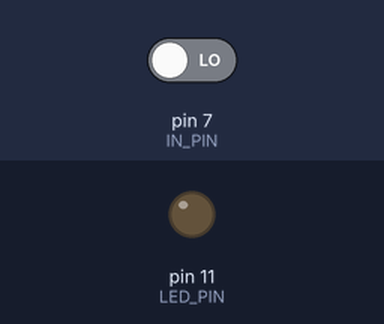
This sketch was run on a simulated Arduino Uno, built with avr-gcc and run on an emulated ATmega328P. Shown: output pins drawn as LEDs (lit = HIGH). The test bench sets the inputs (shaded band); at power-on: pin 7 (IN_PIN) LOW.

Above: at 1.2 s.
1.3 s: pin 7 (IN_PIN) driven HIGH
At 2.0 s:
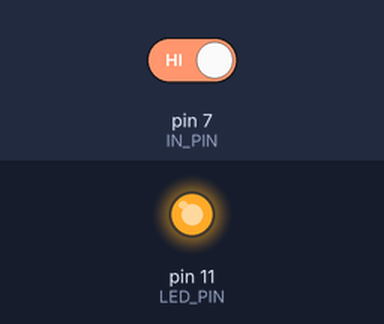
2.8 s: pin 7 (IN_PIN) driven LOW
At 3.1 s:
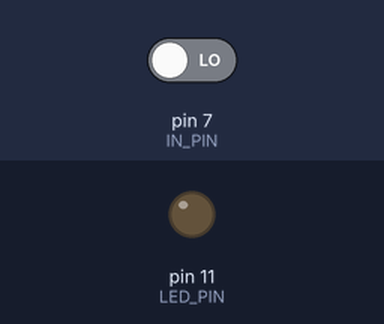
Timing chart, 0 to 5.8 s (numbered marks = the images above; inputs shaded):
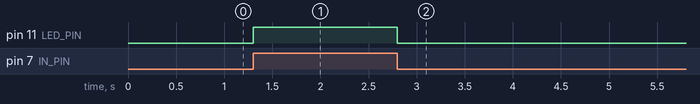

The sketch:

led_switch.ino
```cpp
int LED_PIN = 11;
int IN_PIN = 7;

void setup() {
  Serial.begin(9600);
  pinMode(LED_PIN, OUTPUT);
  pinMode(IN_PIN, INPUT);
}

void loop() {
  digitalWrite(LED_PIN, digitalRead(IN_PIN));
}
```

Measured:
- after the input at 1.3 s, pin 11 (LED_PIN): LOW → HIGH at once
- after the input at 2.8 s, pin 11 (LED_PIN): HIGH → LOW at once
